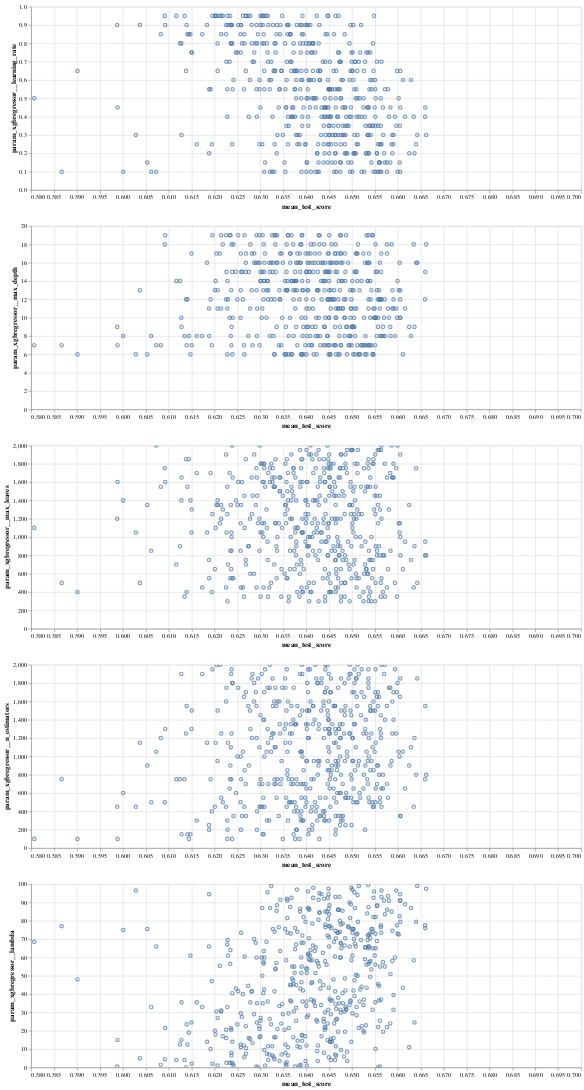

The notebook cell this image was saved under:
### Code cell
fig_hyperparam = alt.Chart(cv_result_df.T).mark_point(clip=True).encode(
    x = alt.X('mean_test_score').scale(domain=(0.58, 0.7)),
    y=alt.Y(alt.repeat("row"), type='quantitative')
).properties(
    width=900
).repeat(
    row=cv_result_df.T.columns.to_list()[1:-1]
)

fig_hyperparam

### Figure 1 — Vega specification as saved in the notebook (floating-point values rounded to 4 significant figures; data arrays with more than 128 entries replaced by an {"elided": "..."} marker saying what was removed)
{"$schema": "https://vega.github.io/schema/vega/v5.json", "data": [{"name": "source_0"}, {"name": "data_0", "values": {"elided": "500 records"}}, {"name": "data_1", "values": {"elided": "500 records"}}, {"name": "data_2", "values": {"elided": "500 records"}}, {"name": "data_3", "values": {"elided": "500 records"}}, {"name": "data_4", "values": {"elided": "500 records"}}, {"name": "data_0_child__row_param_xgbregressor__learning_rate_y_domain_param_xgbregressor__learning_rate", "values": [{"min": 0.1, "max": 0.95}]}, {"name": "data_1_child__row_param_xgbregressor__max_depth_y_domain_param_xgbregressor__max_depth", "values": [{"min": 6.0, "max": 19.0}]}, {"name": "data_2_child__row_param_xgbregressor__max_leaves_y_domain_param_xgbregressor__max_leaves", "values": [{"min": 300.0, "max": 2000.0}]}, {"name": "data_3_child__row_param_xgbregressor__n_estimators_y_domain_param_xgbregressor__n_estimators", "values": [{"min": 100.0, "max": 2000.0}]}, {"name": "data_4_child__row_param_xgbregressor__lambda_y_domain_param_xgbregressor__lambda", "values": [{"min": 0.0, "max": 99.5}]}], "signals": [{"name": "childHeight", "value": 300}], "marks": [{"type": "group", "name": "child__row_param_xgbregressor__learning_rate_group", "encode": {"update": {"width": {"signal": "width"}, "height": {"signal": "childHeight"}}}, "marks": [{"type": "symbol", "name": "child__row_param_xgbregressor__learning_rate_marks", "from": {"data": "data_0"}, "encode": {"update": {"opacity": {"value": 0.7}, "ariaRoleDescription": {"value": "point"}, "stroke": {"value": "#4c78a8"}, "x": {"field": "mean_test_score", "scale": "child__row_param_xgbregressor__learning_rate_x"}, "y": {"field": "param_xgbregressor__learning_rate", "scale": "child__row_param_xgbregressor__learning_rate_y"}, "fill": {"value": "transparent"}, "description": {"signal": "\"mean_test_score: \" + (format(datum[\"mean_test_score\"], \"\")) + \"; param_xgbregressor__learning_rate: \" + (format(datum[\"param_xgbregressor__learning_rate\"], \"\"))"}}}, "clip": true, "style": ["point"]}], "axes": [{"scale": "child__row_param_xgbregressor__learning_rate_x", "aria": false, "ticks": false, "labels": false, "zindex": 0, "maxExtent": 0, "minExtent": 0, "domain": false, "gridScale": "child__row_param_xgbregressor__learning_rate_y", "tickCount": {"signal": "ceil(width/40)"}, "orient": "bottom", "grid": true}, {"scale": "child__row_param_xgbregressor__learning_rate_y", "gridScale": "child__row_param_xgbregressor__learning_rate_x", "grid": true, "maxExtent": 0, "minExtent": 0, "labels": false, "zindex": 0, "domain": false, "ticks": false, "tickCount": {"signal": "ceil(childHeight/40)"}, "orient": "left", "aria": false}, {"scale": "child__row_param_xgbregressor__learning_rate_x", "orient": "bottom", "grid": false, "tickCount": {"signal": "ceil(width/40)"}, "labelFlush": true, "zindex": 0, "labelOverlap": true, "title": "mean_test_score"}, {"scale": "child__row_param_xgbregressor__learning_rate_y", "labelOverlap": true, "orient": "left", "title": "param_xgbregressor__learning_rate", "zindex": 0, "grid": false, "tickCount": {"signal": "ceil(childHeight/40)"}}], "style": "cell"}, {"type": "group", "name": "child__row_param_xgbregressor__max_depth_group", "encode": {"update": {"width": {"signal": "width"}, "height": {"signal": "childHeight"}}}, "marks": [{"type": "symbol", "name": "child__row_param_xgbregressor__max_depth_marks", "from": {"data": "data_1"}, "encode": {"update": {"fill": {"value": "transparent"}, "stroke": {"value": "#4c78a8"}, "ariaRoleDescription": {"value": "point"}, "description": {"signal": "\"mean_test_score: \" + (format(datum[\"mean_test_score\"], \"\")) + \"; param_xgbregressor__max_depth: \" + (format(datum[\"param_xgbregressor__max_depth\"], \"\"))"}, "x": {"field": "mean_test_score", "scale": "child__row_param_xgbregressor__max_depth_x"}, "opacity": {"value": 0.7}, "y": {"field": "param_xgbregressor__max_depth", "scale": "child__row_param_xgbregressor__max_depth_y"}}}, "clip": true, "style": ["point"]}], "axes": [{"scale": "child__row_param_xgbregressor__max_depth_x", "grid": true, "tickCount": {"signal": "ceil(width/40)"}, "domain": false, "labels": false, "ticks": false, "aria": false, "zindex": 0, "gridScale": "child__row_param_xgbregressor__max_depth_y", "orient": "bottom", "maxExtent": 0, "minExtent": 0}, {"scale": "child__row_param_xgbregressor__max_depth_y", "zindex": 0, "orient": "left", "grid": true, "gridScale": "child__row_param_xgbregressor__max_depth_x", "labels": false, "aria": false, "maxExtent": 0, "tickCount": {"signal": "ceil(childHeight/40)"}, "ticks": false, "domain": false, "minExtent": 0}, {"scale": "child__row_param_xgbregressor__max_depth_x", "labelOverlap": true, "orient": "bottom", "title": "mean_test_score", "grid": false, "labelFlush": true, "tickCount": {"signal": "ceil(width/40)"}, "zindex": 0}, {"scale": "child__row_param_xgbregressor__max_depth_y", "labelOverlap": true, "orient": "left", "title": "param_xgbregressor__max_depth", "tickCount": {"signal": "ceil(childHeight/40)"}, "grid": false, "zindex": 0}], "style": "cell"}, {"type": "group", "name": "child__row_param_xgbregressor__max_leaves_group", "encode": {"update": {"height": {"signal": "childHeight"}, "width": {"signal": "width"}}}, "marks": [{"type": "symbol", "name": "child__row_param_xgbregressor__max_leaves_marks", "from": {"data": "data_2"}, "encode": {"update": {"description": {"signal": "\"mean_test_score: \" + (format(datum[\"mean_test_score\"], \"\")) + \"; param_xgbregressor__max_leaves: \" + (format(datum[\"param_xgbregressor__max_leaves\"], \"\"))"}, "opacity": {"value": 0.7}, "ariaRoleDescription": {"value": "point"}, "y": {"field": "param_xgbregressor__max_leaves", "scale": "child__row_param_xgbregressor__max_leaves_y"}, "fill": {"value": "transparent"}, "stroke": {"value": "#4c78a8"}, "x": {"field": "mean_test_score", "scale": "child__row_param_xgbregressor__max_leaves_x"}}}, "clip": true, "style": ["point"]}], "axes": [{"scale": "child__row_param_xgbregressor__max_leaves_x", "minExtent": 0, "gridScale": "child__row_param_xgbregressor__max_leaves_y", "tickCount": {"signal": "ceil(width/40)"}, "ticks": false, "domain": false, "maxExtent": 0, "orient": "bottom", "aria": false, "zindex": 0, "labels": false, "grid": true}, {"scale": "child__row_param_xgbregressor__max_leaves_y", "minExtent": 0, "orient": "left", "tickCount": {"signal": "ceil(childHeight/40)"}, "labels": false, "grid": true, "domain": false, "maxExtent": 0, "aria": false, "ticks": false, "gridScale": "child__row_param_xgbregressor__max_leaves_x", "zindex": 0}, {"scale": "child__row_param_xgbregressor__max_leaves_x", "labelFlush": true, "zindex": 0, "labelOverlap": true, "grid": false, "orient": "bottom", "tickCount": {"signal": "ceil(width/40)"}, "title": "mean_test_score"}, {"scale": "child__row_param_xgbregressor__max_leaves_y", "orient": "left", "labelOverlap": true, "tickCount": {"signal": "ceil(childHeight/40)"}, "title": "param_xgbregressor__max_leaves", "zindex": 0, "grid": false}], "style": "cell"}, {"type": "group", "name": "child__row_param_xgbregressor__n_estimators_group", "encode": {"update": {"width": {"signal": "width"}, "height": {"signal": "childHeight"}}}, "marks": [{"type": "symbol", "name": "child__row_param_xgbregressor__n_estimators_marks", "from": {"data": "data_3"}, "encode": {"update": {"description": {"signal": "\"mean_test_score: \" + (format(datum[\"mean_test_score\"], \"\")) + \"; param_xgbregressor__n_estimators: \" + (format(datum[\"param_xgbregressor__n_estimators\"], \"\"))"}, "y": {"field": "param_xgbregressor__n_estimators", "scale": "child__row_param_xgbregressor__n_estimators_y"}, "opacity": {"value": 0.7}, "stroke": {"value": "#4c78a8"}, "x": {"field": "mean_test_score", "scale": "child__row_param_xgbregressor__n_estimators_x"}, "fill": {"value": "transparent"}, "ariaRoleDescription": {"value": "point"}}}, "style": ["point"], "clip": true}], "axes": [{"scale": "child__row_param_xgbregressor__n_estimators_x", "orient": "bottom", "gridScale": "child__row_param_xgbregressor__n_estimators_y", "maxExtent": 0, "aria": false, "minExtent": 0, "domain": false, "tickCount": {"signal": "ceil(width/40)"}, "grid": true, "labels": false, "zindex": 0, "ticks": false}, {"scale": "child__row_param_xgbregressor__n_estimators_y", "labels": false, "gridScale": "child__row_param_xgbregressor__n_estimators_x", "domain": false, "grid": true, "orient": "left", "maxExtent": 0, "minExtent": 0, "ticks": false, "zindex": 0, "tickCount": {"signal": "ceil(childHeight/40)"}, "aria": false}, {"scale": "child__row_param_xgbregressor__n_estimators_x", "labelOverlap": true, "orient": "bottom", "grid": false, "tickCount": {"signal": "ceil(width/40)"}, "zindex": 0, "title": "mean_test_score", "labelFlush": true}, {"scale": "child__row_param_xgbregressor__n_estimators_y", "labelOverlap": true, "zindex": 0, "tickCount": {"signal": "ceil(childHeight/40)"}, "grid": false, "title": "param_xgbregressor__n_estimators", "orient": "left"}], "style": "cell"}, {"type": "group", "name": "child__row_param_xgbregressor__lambda_group", "encode": {"update": {"height": {"signal": "childHeight"}, "width": {"signal": "width"}}}, "marks": [{"type": "symbol", "name": "child__row_param_xgbregressor__lambda_marks", "from": {"data": "data_4"}, "encode": {"update": {"opacity": {"value": 0.7}, "fill": {"value": "transparent"}, "stroke": {"value": "#4c78a8"}, "x": {"field": "mean_test_score", "scale": "child__row_param_xgbregressor__lambda_x"}, "ariaRoleDescription": {"value": "point"}, "y": {"field": "param_xgbregressor__lambda", "scale": "child__row_param_xgbregressor__lambda_y"}, "description": {"signal": "\"mean_test_score: \" + (format(datum[\"mean_test_score\"], \"\")) + \"; param_xgbregressor__lambda: \" + (format(datum[\"param_xgbregressor__lambda\"], \"\"))"}}}, "clip": true, "style": ["point"]}], "axes": [{"scale": "child__row_param_xgbregressor__lambda_x", "zindex": 0, "aria": false, "minExtent": 0, "grid": true, "maxExtent": 0, "ticks": false, "orient": "bottom", "gridScale": "child__row_param_xgbregressor__lambda_y", "labels": false, "domain": false, "tickCount": {"signal": "ceil(width/40)"}}, {"scale": "child__row_param_xgbregressor__lambda_y", "maxExtent": 0, "domain": false, "aria": false, "orient": "left", "zindex": 0, "grid": true, "minExtent": 0, "labels": false, "tickCount": {"signal": "ceil(childHeight/40)"}, "gridScale": "child__row_param_xgbregressor__lambda_x", "ticks": false}, {"scale": "child__row_param_xgbregressor__lambda_x", "labelOverlap": true, "labelFlush": true, "orient": "bottom", "tickCount": {"signal": "ceil(width/40)"}, "zindex": 0, "title": "mean_test_score", "grid": false}, {"scale": "child__row_param_xgbregressor__lambda_y", "grid": false, "title": "param_xgbregressor__lambda", "zindex": 0, "labelOverlap": true, "orient": "left", "tickCount": {"signal": "ceil(childHeight/40)"}}], "style": "cell"}], "scales": [{"name": "child__row_param_xgbregressor__learning_rate_x", "type": "linear", "domain": [0.58, 0.7], "range": [0, {"signal": "width"}], "zero": false}, {"name": "child__row_param_xgbregressor__learning_rate_y", "type": "linear", "domain": [{"signal": "(data(\"data_0_child__row_param_xgbregressor__learning_rate_y_domain_param_xgbregressor__learning_rate\")[0] || {}).min"}, {"signal": "(data(\"data_0_child__row_param_xgbregressor__learning_rate_y_domain_param_xgbregressor__learning_rate\")[0] || {}).max"}], "range": [{"signal": "childHeight"}, 0], "zero": true, "nice": true}, {"name": "child__row_param_xgbregressor__max_depth_x", "type": "linear", "domain": [0.58, 0.7], "range": [0, {"signal": "width"}], "zero": false}, {"name": "child__row_param_xgbregressor__max_depth_y", "type": "linear", "domain": [{"signal": "(data(\"data_1_child__row_param_xgbregressor__max_depth_y_domain_param_xgbregressor__max_depth\")[0] || {}).min"}, {"signal": "(data(\"data_1_child__row_param_xgbregressor__max_depth_y_domain_param_xgbregressor__max_depth\")[0] || {}).max"}], "range": [{"signal": "childHeight"}, 0], "zero": true, "nice": true}, {"name": "child__row_param_xgbregressor__max_leaves_x", "type": "linear", "domain": [0.58, 0.7], "range": [0, {"signal": "width"}], "zero": false}, {"name": "child__row_param_xgbregressor__max_leaves_y", "type": "linear", "domain": [{"signal": "(data(\"data_2_child__row_param_xgbregressor__max_leaves_y_domain_param_xgbregressor__max_leaves\")[0] || {}).min"}, {"signal": "(data(\"data_2_child__row_param_xgbregressor__max_leaves_y_domain_param_xgbregressor__max_leaves\")[0] || {}).max"}], "range": [{"signal": "childHeight"}, 0], "zero": true, "nice": true}, {"name": "child__row_param_xgbregressor__n_estimators_x", "type": "linear", "domain": [0.58, 0.7], "range": [0, {"signal": "width"}], "zero": false}, {"name": "child__row_param_xgbregressor__n_estimators_y", "type": "linear", "domain": [{"signal": "(data(\"data_3_child__row_param_xgbregressor__n_estimators_y_domain_param_xgbregressor__n_estimators\")[0] || {}).min"}, {"signal": "(data(\"data_3_child__row_param_xgbregressor__n_estimators_y_domain_param_xgbregressor__n_estimators\")[0] || {}).max"}], "range": [{"signal": "childHeight"}, 0], "nice": true, "zero": true}, {"name": "child__row_param_xgbregressor__lambda_x", "type": "linear", "domain": [0.58, 0.7], "range": [0, {"signal": "width"}], "zero": false}, {"name": "child__row_param_xgbregressor__lambda_y", "type": "linear", "domain": [{"signal": "(data(\"data_4_child__row_param_xgbregressor__lambda_y_domain_param_xgbregressor__lambda\")[0] || {}).min"}, {"signal": "(data(\"data_4_child__row_param_xgbregressor__lambda_y_domain_param_xgbregressor__lambda\")[0] || {}).max"}], "range": [{"signal": "childHeight"}, 0], "nice": true, "zero": true}], "background": "white", "width": 900, "padding": 5, "layout": {"padding": 20, "columns": 1, "bounds": "full", "align": "all"}}
